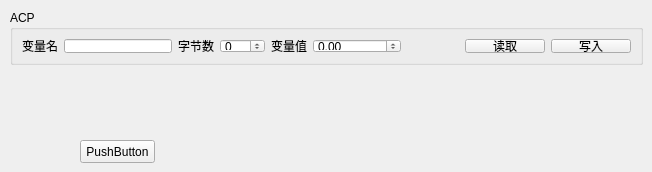
     <widget class="QWidget" name="tab">
      <attribute name="title">
       <string>IO</string>
      </attribute>
      <widget class="QGroupBox" name="groupBox">
       <property name="geometry">
        <rect>
         <x>10</x>
         <y>10</y>
         <width>633</width>
         <height>55</height>
        </rect>
       </property>
       <property name="title">
        <string>ACP</string>
       </property>
       <layout class="QHBoxLayout" name="horizontalLayout">
        <item>
         <widget class="QLabel" name="label_9">
          <property name="sizePolicy">
           <sizepolicy hsizetype="Preferred" vsizetype="Preferred">
            <horstretch>0</horstretch>
            <verstretch>0</verstretch>
           </sizepolicy>
          </property>
          <property name="text">
           <string>变量名</string>
          </property>
         </widget>
        </item>
        <item>
         <widget class="QLineEdit" name="txAcpTagName">
          <property name="sizePolicy">
           <sizepolicy hsizetype="Preferred" vsizetype="Preferred">
            <horstretch>0</horstretch>
            <verstretch>0</verstretch>
           </sizepolicy>
          </property>
          <property name="text">
           <string/>
          </property>
         </widget>
        </item>
        <item>
         <widget class="QLabel" name="label_13">
          <property name="sizePolicy">
           <sizepolicy hsizetype="Preferred" vsizetype="Preferred">
            <horstretch>0</horstretch>
            <verstretch>0</verstretch>
           </sizepolicy>
          </property>
          <property name="text">
           <string>字节数</string>
          </property>
         </widget>
        </item>
        <item>
         <widget class="QSpinBox" name="txAcpTagSize">
          <property name="minimum">
           <number>-99</number>
          </property>
         </widget>
        </item>
        <item>
         <widget class="QLabel" name="label_10">
          <property name="sizePolicy">
           <sizepolicy hsizetype="Preferred" vsizetype="Preferred">
            <horstretch>0</horstretch>
            <verstretch>0</verstretch>
           </sizepolicy>
          </property>
          <property name="text">
           <string>变量值</string>
          </property>
         </widget>
        </item>
        <item>
         <widget class="QDoubleSpinBox" name="txAcpTagValue">
          <property name="readOnly">
           <bool>false</bool>
          </property>
          <property name="decimals">
           <number>2</number>
          </property>
          <property name="minimum">
           <double>-999999.000000000000000</double>
          </property>
          <property name="maximum">
           <double>999999.989999999990687</double>
          </property>
          <property name="value">
           <double>0.000000000000000</double>
          </property>
         </widget>
        </item>
        <item>
         <spacer name="horizontalSpacer_2">
          <property name="orientation">
           <enum>Qt::Horizontal</enum>
          </property>
          <property name="sizeHint" stdset="0">
           <size>
            <width>40</width>
            <height>20</height>
           </size>
          </property>
         </spacer>
        </item>
        <item>
         <widget class="QPushButton" name="btAcpRead">
          <property name="text">
           <string>读取</string>
          </property>
         </widget>
        </item>
        <item>
         <widget class="QPushButton" name="btAcpWrite">
          <property name="text">
           <string>写入</string>
          </property>
         </widget>
        </item>
       </layout>
      </widget>
      <widget class="QPushButton" name="btTest">
       <property name="geometry">
        <rect>
         <x>80</x>
         <y>140</y>
         <width>75</width>
         <height>23</height>
        </rect>
       </property>
       <property name="text">
        <string>PushButton</string>
       </property>
      </widget>
     </widget>
